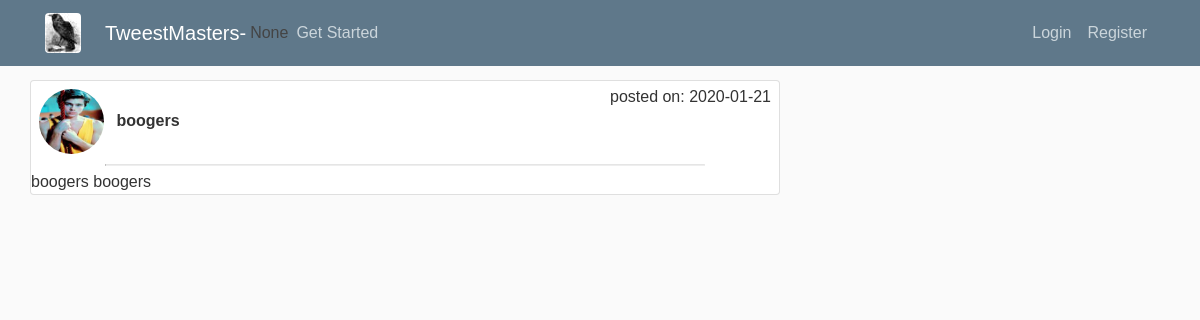
The page /tweest/6 on the database its author committed.
### tweestmaster/models.py (models this page shows, shortened)
class User(db.Model, UserMixin):
    id = db.Column(db.Integer, primary_key=True)
    username = db.Column(db.String(30), nullable=False, unique=True)
    email = db.Column(db.String(100), nullable=False, unique=True)
    password = db.Column(db.String(40), nullable=False)
    image_file = db.Column(db.String(50), nullable=False, default='default.png')
    date_created = db.Column(db.DateTime, nullable=False, default=datetime.utcnow)
    reviews = db.relationship("Review", backref="review_user", lazy=True)
    tweests = db.relationship("Tweest", backref='tweest_user', lazy=True)
    articles = db.relationship("Article", backref="article_user")
    forums = db.relationship("Forum", secondary="memberships", lazy='subquery',
                             backref=db.backref("users", lazy=True))

class Tweest(db.Model, UserMixin):
    id = db.Column(db.Integer, primary_key=True)
    title = db.Column(db.String(50), nullable=False, unique=True)
    content = db.Column(db.String(1000), nullable=False, unique=True)
    date_created = db.Column(db.DateTime, nullable=False, default=datetime.utcnow)
    user_id = db.Column(db.Integer, db.ForeignKey("user.id"), nullable=False, default=1)
    forum_id = db.Column(db.Integer, db.ForeignKey("forum.id"), nullable=False, default=1)
    article_id = db.Column(db.Integer, db.ForeignKey("article.id"), nullable=False, default=1)
    sources = db.relationship("tweestsource", backref='source_tweest', lazy=True)
    reviews = db.relationship("Review", backref="review_tweest", lazy=True)

### tweestmaster/tweests/routes.py (the view)
@tweests.route("/tweest/<int:id>")
def tweest(id):
    tweest = Tweest.query.get_or_404(id) #
    tweests = Tweest.query.all()
    article_id=tweest.article_id
    reviews =tweest.reviews
    author_id = tweest.user_id
    author = User.query.filter_by(id=author_id).first()
    user_img = author.image_file
    post_date=tweest.date_created.strftime("%Y-%m-%d")
    dict_args = {
        "title":"Tweest",
        "tweest_title": tweest.title,
        "legend":"Booger",
        "tweest_id":id,
        'content': tweest.content,
        'reviews': reviews,
        "author_image":user_img,
        "post_date":post_date,
        "article_id":article_id
    }
    return render_template('tweests/tweest.html', id=id,  data=dict_args)

### tweestmaster/templates/tweests/tweest.html (shortened to what this page needs)
{% extends "layout-basic.html" %}
{% block main_content %}
<div class="card">
  <div>
    <img class="rounded-circle article-img m-2"
         src="{{ url_for('static', filename='profile_pics/'+ data['author_image'])}}">
    <strong class="mt-2">{{ data['tweest_title'] }}</strong>
    <span class="getclass float-right m-1 pr-1">posted on: <span class="blue_text">{{ data['post_date'] }}</span></span>
    <hr class="float-center">
  </div>
  <div>
    {{ data['content'] }}
  </div>
</div>
{% endblock %}

### tweestmaster/static/main.css (style rules this page uses)
body { background: #fafafa; font-family: arial; color: #333333; margin-top: 5rem; }
hr { display: block; width: 80%; margin-left: auto; margin-right: auto; overflow: hidden; border-style: inset; border-width: 1px; margin-bottom:4px; margin-top:2px; color:#ccccc3; }
.article-img { height: 65px; width: 65px; margin-right: 16px; }

### rows shown on the page
User: image_file (picture)
Tweest: tweest_title "boogers", content "boogers boogers"

### other values the page prints
{{ data.get('current_forum_name') }} "None"
{{ data['post_date'] }} "2020-01-21"
